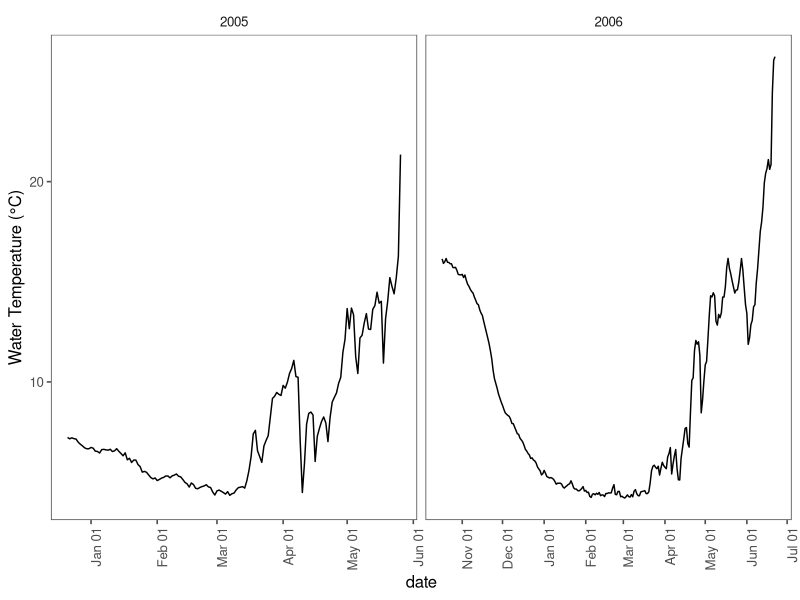
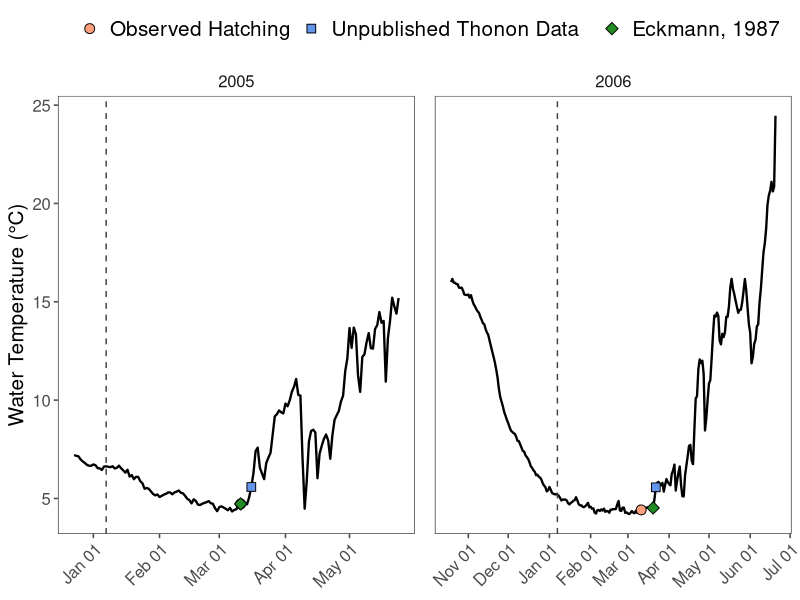

Here is the R script that generated these plots, in order: (Note: this script raises an error after producing the figures.)
#### CLEAR THE ENVIRONMENT FIRST ---------------------------------------------

rm(list = ls(all.names = TRUE))


#### LOAD PACKAGES -----------------------------------------------------------

library(tidyverse)
library(ggplot2)
library(data.table)
library(ggthemes)
library(readxl)
library(gridExtra)
library(grid)
library(cowplot)


#### LOAD TEMPERATURE DATA -----------------------------------------------------------------------

temp.1 <- read_excel("data/lake-annecy/lake-annecy-temperature.xlsx", sheet = "2005")
temp.2 <- read_excel("data/lake-annecy/lake-annecy-temperature.xlsx", sheet = "2006")

temp.all <- bind_rows(temp.1, temp.2) %>% 
  mutate(yday = yday(date))
rm(temp.1, temp.2)

## Calculate a 5-day center moving average to smooth temperature curve
## Smoothing prevents issues below trying to find the start and stop from large daily temp deviations
temp.all.ma <- temp.all %>% group_by(year) %>% 
  mutate(temp.ma_c = frollmean(temp_c, n = 5, align = "center")) %>% 
  filter(!is.na(temp.ma_c))

## 
ggplot(temp.all, aes(x = date, y = temp_c)) + 
  geom_line() + theme_few() + 
  ylab('Water Temperature (°C)') + 
  scale_x_datetime(date_breaks = "1 month", date_labels =  "%b %d") + 
  theme(axis.text.x = element_text(angle = 90, hjust = 1))  + 
  facet_wrap(~year, scales = "free_x")

model.locations <- read_excel("data/model-population-parameters.xlsx", sheet = "bio-parameters") %>% 
  filter(population == "Annecy")


#### CALCULATE MEAN SPAWNING DATE ----------------------------------------------------------------

## Calculate the start date of spawning period
spawn.start.date <- temp.all.ma %>% 
  group_by(year) %>% 
  filter(temp.ma_c <= model.locations$start.spawn.temp_c) %>% 
  arrange(date) %>% 
  slice(1) %>% select(year, spawn.start.date = date)

## Calculate the end date of spawning period
spawn.end.date <- temp.all.ma %>% 
  group_by(year) %>% 
  filter(temp.ma_c <= model.locations$end.spawn.temp_c) %>% 
  arrange(date) %>% 
  slice(1) %>% 
  select(year, spawn.end.date = date) %>% 
  ## subtract one day to correct for temp less than (spawning ends day of temp threshold)
  mutate(spawn.end.date = as.Date(spawn.end.date)-1)

## Combine start and end dates; Filter to each day in spawning period
spawn.period.temp <- temp.all.ma %>% 
  left_join(spawn.start.date) %>% 
  left_join(spawn.end.date) %>% 
  mutate(spawn.length_days = as.Date(spawn.end.date) - as.Date(spawn.start.date),
         spawn.end.date = as.Date(ifelse(spawn.length_days > 30, as.Date(spawn.start.date)+30, spawn.end.date), origin = "1970-01-01"),
         spawn.length_days = as.Date(spawn.end.date) - as.Date(spawn.start.date)) %>%
  group_by(year) %>% 
  filter(date >= spawn.start.date, date <= spawn.end.date)

mu.spawn <- spawn.period.temp %>% 
  group_by(year) %>% 
  summarize(mu.spawn.date = mean(date)) %>% 
  mutate(mu.spawn.yday = yday(mu.spawn.date),
         mu.spawn.yday = ifelse(mu.spawn.yday < 100, mu.spawn.yday+365, mu.spawn.yday)) %>% 
  ungroup() %>% 
  summarize(mu.spawn.yday = mean(mu.spawn.yday)) %>% 
  mutate(mu.spawn.yday = ifelse(mu.spawn.yday > 365, mu.spawn.yday-365, mu.spawn.yday)) %>% pull()


#### CALCULATE MEAN HATCHING DATE ----------------------------------------------------------------

mu.hatch <- read_excel("data/lake-annecy/lake-annecy-hatching.xlsx", sheet = "lake-annecy-hatching") %>%
  group_by(year) %>% 
  summarize(mu.hatch.date = as.Date(weighted.mean(date, abundance), format = "%Y-%m-%d")) %>% 
  mutate(mu.hatch.yday = yday(mu.hatch.date)) %>% 
  summarize(mu.hatch = as.integer(mean(mu.hatch.yday))) %>% pull()


## Filter temp profiles by start and end dates, calculate daily degree-days

if(mu.spawn > 0 & mu.spawn < 30) {
  temp.inc <- temp.all %>% group_by(year) %>% filter(yday >= mu.spawn, yday < mu.hatch)
} else {
  temp.spawn <- temp.all %>% group_by(year) %>% filter(yday >= mu.spawn)
  temp.hatch <- temp.all %>% group_by(year) %>% filter(yday <= mu.hatch)
  temp.inc <- bind_rows(temp.spawn, temp.hatch) 
}

## Find ADD at hatch
temp.ADD <- temp.inc %>% group_by(year) %>% 
  mutate(ADD = cumsum(temp_c)) %>% 
  filter(ADD == max(ADD)) %>% 
  select(date, year, temp_c, ADD)


#### EUROPEAN WHITEFISH MODELS -------------------------------------------------------------------

## Polynomial: y = a + bx + cx^2
## Semilog: log10(y) = log10(a) + log10(b)x + log10(c)x^2
## Antilog: 10^(log(y))

## Eckmann 1987 (uses natural log)
model.EC <- read_excel("data/model-structural-parameters.xlsx", sheet = "coefficients") %>% 
  filter(lake == "Lake Constance", species == "lavaretus macrophthalmus")

## Take antilog from daily semilog output, accumulate across days
model.EC.perc <- temp.all.ma %>%
  group_by(year) %>% 
  filter(date >= as.Date(mu.spawn, origin = paste0(year, "-01-01"))) %>% 
  mutate(perc.day = (10^(model.EC$a + model.EC$b * temp_c + model.EC$c * temp_c^2))*100,
         perc.cum = cumsum(perc.day),) %>% 
  filter(perc.cum <= 100) %>%
  mutate(ADD = cumsum(temp_c))

model.EC.perc.max <- model.EC.perc %>% group_by(year) %>% 
  filter(perc.cum == max(perc.cum)) %>% 
  select(date, year, temp_c, ADD) %>% 
  mutate(model = "EC")


## Stewart et al. 2021
model.annecy <- read_excel("data/model-structural-parameters.xlsx", sheet = "coefficients") %>% 
  filter(lake == "Lake Geneva")

## Take antilog from daily semilog output, accumulate across days
model.annecy.perc <- temp.all.ma %>%
  group_by(year) %>% 
  filter(date >= as.Date(mu.spawn, origin = paste0(year, "-01-01"))) %>% 
  mutate(perc.day = (10^(model.annecy$a + model.annecy$b * temp_c))*100,
         perc.cum = cumsum(perc.day)) %>% 
  filter(perc.cum <= 100) %>%
  mutate(ADD = cumsum(temp_c))

model.annecy.perc.max <- model.annecy.perc %>% group_by(year) %>% 
  filter(perc.cum == max(perc.cum)) %>% 
  select(date, year, temp_c, ADD) %>% 
  mutate(model = "AN")


#### COMBINE ALL MODEL HATCHING ESTIMATES --------------------------------------------------------

model.hatching.all <- temp.ADD %>% 
  mutate(model = "EP") %>% 
  bind_rows(., model.annecy.perc.max, model.EC.perc.max) %>% 
  mutate(model = factor(model, ordered = TRUE, levels = c("EP", "AN", "EC")),
         yday = yday(date))

model.hatching.all.comp <- model.hatching.all %>% 
  group_by(model) %>% 
  summarize(mean.yday = mean(yday)) %>% 
  select(model, mean.yday) %>% 
  pivot_wider(names_from = model, values_from = mean.yday) %>% 
  mutate(dif.ANf = EP-AN,
         diff.EC = EP-EC)


#### VISUALIZATIONS ------------------------------------------------------------------------------

ggplot(temp.all.ma, aes(x = date, y = temp_c)) + 
  geom_line(size = 0.8) +
  geom_vline(data = data.frame(year = unique(temp.all.ma$year), 
                               date = temp.inc %>% group_by(year) %>% slice(1) %>% pull(date)),
             aes(xintercept = date), color = "gray25", linetype = "dashed", show.legend = FALSE) +
  geom_point(data = model.hatching.all, aes(x = as.POSIXct(date), y = temp_c, fill = model, shape = model), size = 3) +
  scale_shape_manual("", values = c(21, 22, 23),
                     labels = c("Observed Hatching", "Unpublished Thonon Data  ", "Eckmann, 1987")) +
  scale_fill_manual("", values = c("lightsalmon", "cornflowerblue", "forestgreen"),
                    labels = c("Observed Hatching", "Unpublished Thonon Data  ", "Eckmann, 1987")) +
  scale_x_datetime(date_breaks = "1 month", date_labels =  "%b %d") + 
  labs(y = "Water Temperature (°C)") + 
  theme_few() + 
  theme(axis.text.x = element_text(angle = 45, hjust = 1),
        axis.text = element_text(size = 12),
        axis.title.y = element_text(size = 15),
        axis.title.x = element_blank(),
        legend.position = "top", 
        legend.text = element_text(size = 15),
        strip.text = element_text(size = 12),
        panel.spacing = unit(1, "lines")) + 
  facet_wrap(~year, scales = "free_x")

ggsave("figures/lake-annecy/lake-annecy-model-comparison-temp.png", height = 5.5, width = 9.5, dpi = 300)


plot.add <- ggplot(model.hatching.all, aes(x = factor(year), y = ADD, group = model)) +
  geom_point(aes(fill = model, shape = model), size = 3) + 
  scale_shape_manual("", values = c(21, 22, 23),
                     labels = c("Observed Hatching", "Unpublished Thonon Data  ", "Eckmann, 1987")) +
  scale_fill_manual("", values = c("lightsalmon", "cornflowerblue", "forestgreen"),
                    labels = c("Observed Hatching", "Unpublished Thonon Data  ", "Eckmann, 1987")) +
  labs(y = "Degree-days") +
  theme_few() + 
  theme(axis.text.x = element_text(angle = 45, hjust = 1),
        axis.text = element_text(size = 12),
        axis.title.y = element_text(size = 15),
        axis.title.x = element_blank(),
        legend.position = "top", 
        legend.text = element_text(size = 15),
        strip.text = element_text(size = 12),
        panel.spacing = unit(1, "lines"))

plot.date <- ggplot(model.hatching.all, aes(x = factor(year), y = yday, group = model)) +
  geom_point(aes(fill = model, shape = model), size = 3) + 
  scale_shape_manual("", values = c(21, 22, 23),
                     labels = c("Observed Hatching", "Unpublished Thonon Data  ", "Eckmann, 1987")) +
  scale_fill_manual("", values = c("lightsalmon", "cornflowerblue", "forestgreen"),
                    labels = c("Observed Hatching", "Unpublished Thonon Data  ", "Eckmann, 1987")) +
  labs(y = "Julian Date") +
  theme_few() + 
  theme(axis.text.x = element_text(angle = 45, hjust = 1),
        axis.text = element_text(size = 12),
        axis.title.y = element_text(size = 15),
        axis.title.x = element_blank(),
        legend.position = "top", 
        legend.text = element_text(size = 15),
        strip.text = element_text(size = 12),
        panel.spacing = unit(1, "lines"))

## Combine all figures
plot.all <- grid.arrange(
  arrangeGrob(get_legend(plot.add),
              nrow = 1,
              ncol = 1),
  arrangeGrob(
    arrangeGrob(plot.add + theme(legend.position = "none", axis.title.x = element_blank()),
                nrow = 1),
    arrangeGrob(plot.date + theme(legend.position = "none", axis.title.x = element_blank()), 
                nrow = 1),
    ncol = 2,
    widths = c(1, 1)
  ),
  heights = c(0.05, 1.0)
)

ggsave("figures/lake-annecy/lake-annecy-model-comparison-point.png", plot = plot.all, width = 8, height = 5, dpi = 300)

